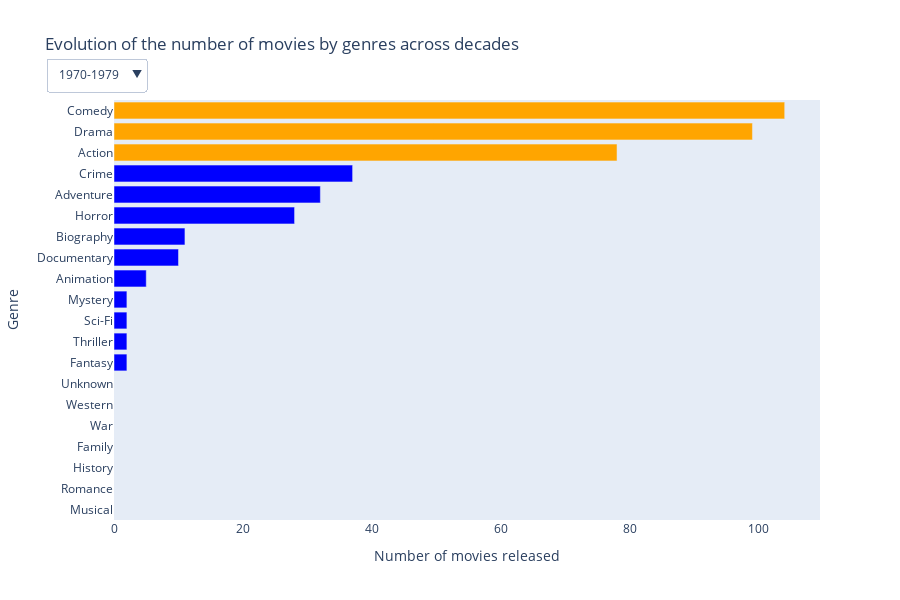

This figure's notebook cell:
### Markdown cell above
### 5.4.2 Genre evolution across decades

### Code cell
# We group by decade and genre and compute the average rating
evolution_per_decade_genre = df.groupby(["Decade", "Genres"])["Title"].count().reset_index()
evolution_per_decade_genre.rename(columns={"Title" : "Nb_movies"}, inplace=True)

# Convert "Nb_movies" column in numeric
evolution_per_decade_genre["Nb_movies"] = pd.to_numeric(evolution_per_decade_genre["Nb_movies"], errors="coerce")

# We plot the graph representing the evolution of the ratings attributed to movies by the decades
# Create a figure
fig = go.Figure()

# Add bars for each decade
for decade in evolution_per_decade_genre["Decade"].unique():
    # Filter by decade and sort by Nb_movies
    df_decade = evolution_per_decade_genre[evolution_per_decade_genre["Decade"] == decade]
    df_decade = df_decade.sort_values(by="Nb_movies")

    # Color the 3 genres with the most releases in orange
    colors = ["orange" if (len(df_decade)-3 <= i <= len(df_decade)) else "blue" for i in range(len(df_decade))]


    fig.add_trace(go.Bar(
        x=df_decade["Nb_movies"],
        y=df_decade["Genres"],
        name=decade,
        visible=False,
        marker_color=colors,
        orientation="h"
    ))

# Make the first decade visible by default
fig.data[0].visible = True

# Configuring animations
fig.update_layout(
    updatemenus=[{
        "buttons": [
            {
                "label": decade,
                "method": "update",
                "args": [
                    {"visible": [decade == d for d in evolution_per_decade_genre["Decade"].unique()]},
                    {"xaxis": {"range": [0, evolution_per_decade_genre[evolution_per_decade_genre["Decade"] == decade]["Nb_movies"].max()]}}
                ]
            } for decade in evolution_per_decade_genre["Decade"].unique()
        ],
        "direction": "down",
        "showactive": True,
        "x": 0.045,  # Adjust horizontal position (more to the left)
        "y": 1.10   # Adjust vertical position (above the graph)
    }],
    title="Evolution of the number of movies by genres across decades",
    height=600
)

# Edit axis titles
fig.update_layout(
    xaxis_title="Number of movies released",
    yaxis_title="Genre"
)

# Show chart
fig.show()

### Figure 1 — Plotly figure (JSON) as saved in the notebook; plotly's stock layout.template omitted (floating-point values rounded to 4 significant figures)
{"data": [{"marker": {"color": ["blue", "blue", "blue", "blue", "blue", "blue", "blue", "blue", "blue", "blue", "blue", "blue", "blue", "blue", "blue", "blue", "blue", "orange", "orange", "orange"]}, "name": "1970-1979", "orientation": "h", "type": "bar", "visible": true, "x": [0, 0, 0, 0, 0, 0, 0, 2, 2, 2, 2, 5, 10, 11, 28, 32, 37, 78, 99, 104], "y": ["Musical", "Romance", "History", "Family", "War", "Western", "Unknown", "Fantasy", "Thriller", "Sci-Fi", "Mystery", "Animation", "Documentary", "Biography", "Horror", "Adventure", "Crime", "Action", "Drama", "Comedy"]}, {"marker": {"color": ["blue", "blue", "blue", "blue", "blue", "blue", "blue", "blue", "blue", "blue", "blue", "blue", "blue", "blue", "blue", "blue", "blue", "orange", "orange", "orange"]}, "name": "1980-1989", "orientation": "h", "type": "bar", "visible": false, "x": [0, 0, 0, 0, 0, 1, 1, 2, 2, 3, 10, 19, 20, 40, 51, 66, 68, 159, 192, 302], "y": ["Musical", "History", "War", "Unknown", "Western", "Family", "Mystery", "Romance", "Thriller", "Sci-Fi", "Fantasy", "Documentary", "Animation", "Biography", "Horror", "Adventure", "Crime", "Drama", "Action", "Comedy"]}, {"marker": {"color": ["blue", "blue", "blue", "blue", "blue", "blue", "blue", "blue", "blue", "blue", "blue", "blue", "blue", "blue", "blue", "blue", "blue", "orange", "orange", "orange"]}, "name": "1990-1999", "orientation": "h", "type": "bar", "visible": false, "x": [0, 0, 0, 0, 1, 1, 1, 1, 1, 5, 11, 34, 35, 37, 67, 77, 140, 277, 285, 491], "y": ["Musical", "History", "War", "Unknown", "Sci-Fi", "Thriller", "Family", "Romance", "Western", "Mystery", "Fantasy", "Documentary", "Animation", "Horror", "Adventure", "Biography", "Crime", "Action", "Drama", "Comedy"]}, {"marker": {"color": ["blue", "blue", "blue", "blue", "blue", "blue", "blue", "blue", "blue", "blue", "blue", "blue", "blue", "blue", "blue", "blue", "blue", "orange", "orange", "orange"]}, "name": "2000-2009", "orientation": "h", "type": "bar", "visible": false, "x": [0, 0, 1, 1, 3, 5, 8, 9, 9, 9, 10, 106, 135, 147, 176, 312, 510, 645, 1067, 1129], "y": ["History", "Western", "Unknown", "Family", "War", "Sci-Fi", "Fantasy", "Musical", "Mystery", "Romance", "Thriller", "Horror", "Animation", "Adventure", "Biography", "Crime", "Action", "Documentary", "Drama", "Comedy"]}, {"marker": {"color": ["blue", "blue", "blue", "blue", "blue", "blue", "blue", "blue", "blue", "blue", "blue", "blue", "blue", "blue", "blue", "blue", "blue", "orange", "orange", "orange"]}, "name": "2010-2019", "orientation": "h", "type": "bar", "visible": false, "x": [0, 0, 0, 0, 1, 1, 4, 4, 11, 19, 21, 185, 185, 189, 314, 352, 796, 1112, 1115, 1438], "y": ["History", "Family", "War", "Western", "Sci-Fi", "Unknown", "Romance", "Musical", "Mystery", "Thriller", "Fantasy", "Adventure", "Horror", "Animation", "Crime", "Biography", "Action", "Comedy", "Documentary", "Drama"]}, {"marker": {"color": ["blue", "blue", "blue", "blue", "blue", "blue", "blue", "blue", "blue", "blue", "blue", "blue", "blue", "blue", "blue", "blue", "blue", "orange", "orange", "orange"]}, "name": "2020-2029", "orientation": "h", "type": "bar", "visible": false, "x": [0, 0, 1, 1, 2, 2, 2, 2, 6, 12, 17, 69, 98, 112, 116, 116, 286, 369, 447, 674], "y": ["War", "Western", "Musical", "History", "Sci-Fi", "Unknown", "Family", "Romance", "Mystery", "Fantasy", "Thriller", "Adventure", "Animation", "Biography", "Crime", "Horror", "Action", "Documentary", "Comedy", "Drama"]}], "layout": {"height": 600, "title": {"text": "Evolution of the number of movies by genres across decades"}, "updatemenus": [{"buttons": [{"args": [{"visible": [true, false, false, false, false, false]}, {"xaxis": {"range": [0, 104]}}], "label": "1970-1979", "method": "update"}, {"args": [{"visible": [false, true, false, false, false, false]}, {"xaxis": {"range": [0, 302]}}], "label": "1980-1989", "method": "update"}, {"args": [{"visible": [false, false, true, false, false, false]}, {"xaxis": {"range": [0, 491]}}], "label": "1990-1999", "method": "update"}, {"args": [{"visible": [false, false, false, true, false, false]}, {"xaxis": {"range": [0, 1129]}}], "label": "2000-2009", "method": "update"}, {"args": [{"visible": [false, false, false, false, true, false]}, {"xaxis": {"range": [0, 1438]}}], "label": "2010-2019", "method": "update"}, {"args": [{"visible": [false, false, false, false, false, true]}, {"xaxis": {"range": [0, 674]}}], "label": "2020-2029", "method": "update"}], "direction": "down", "showactive": true, "x": 0.045, "y": 1.1}], "xaxis": {"title": {"text": "Number of movies released"}}, "yaxis": {"title": {"text": "Genre"}}}}
